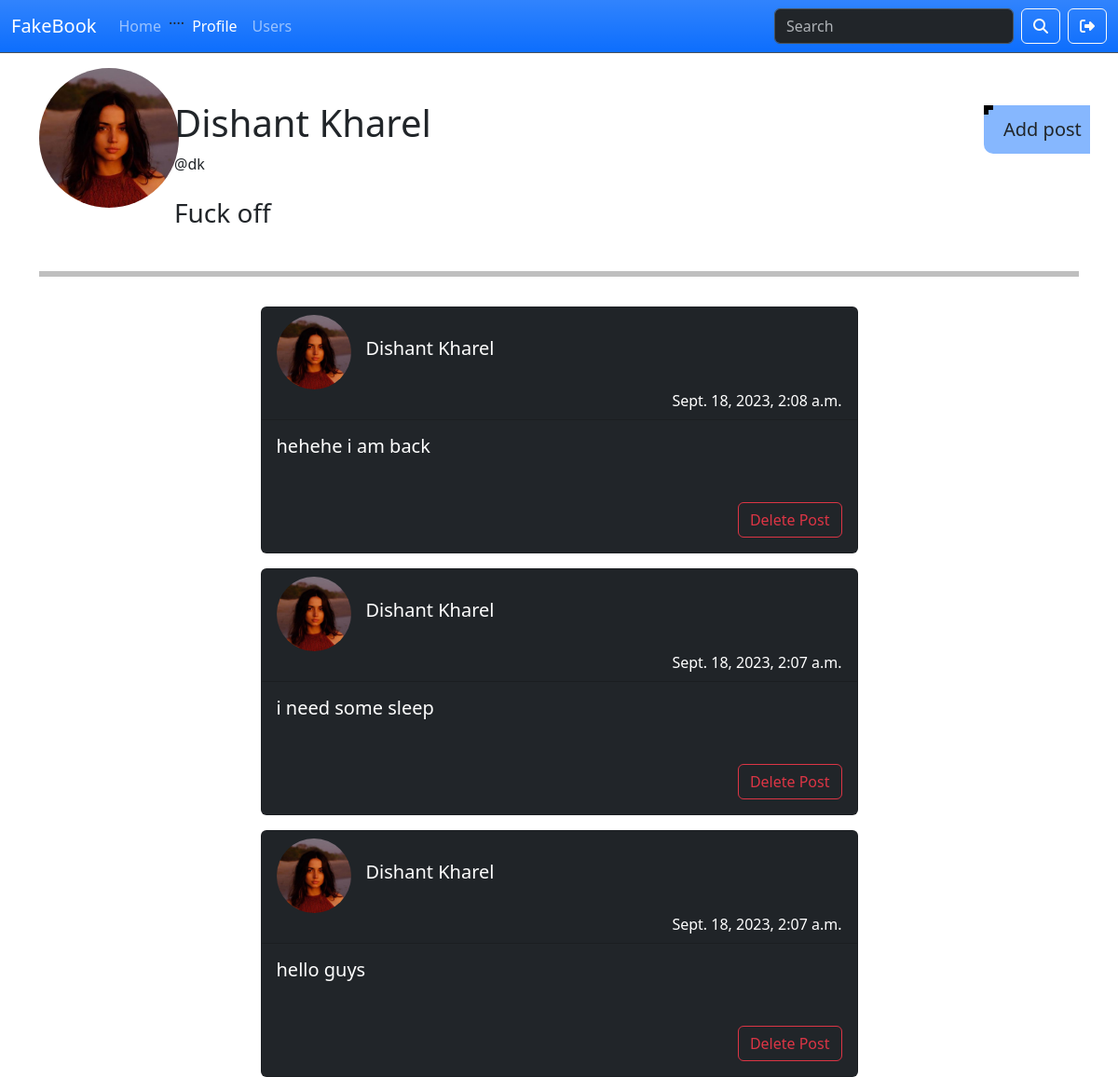
/profile/ (signed in), run on the app's committed database.
### userdatas/models.py (models this page shows, shortened)
class UserProfile(models.Model):
    user        = models.ForeignKey(User, on_delete= models.CASCADE)
    profile_pic = models.ImageField(upload_to='profile', default="profile/defaultprofile.jpg")
    bio         = models.TextField(max_length= 100, null= True, blank= True)
    timestamp   = models.DateTimeField(auto_now_add=True)
    class Meta:
        ordering = ['-timestamp']

class UserPost(models.Model):
    user        = models.ForeignKey(User, on_delete=models.CASCADE)
    feed_photo  = models.ImageField(upload_to='images', null= True, blank= True)
    status      = models.TextField(max_length= 100, null= True, blank= True)
    timestamp   = models.DateTimeField(auto_now_add=True)
    class Meta:
        ordering = ['-timestamp']

### userdatas/views.py (the view, shortened to what this page needs)
# urls.py: path('profile/', user_profile, name="user profile"),
@login_required(login_url="/login/")
def user_profile(request,*args,**kwargs):
    userprofile = UserProfile.objects.filter(user= request.user)
    if not userprofile.exists():
        return redirect('/')
    userpost= UserPost.objects.filter(user= request.user)
    context={
        'userprofiles' : userprofile,
        'userposts': userpost
    }
    return render(request,"userprofile.html", context)

### template/userprofile.html (shortened to what this page needs)
{% extends 'basic.html' %}
{% block head %} <a class="nav-link" aria-current="page" href="/">Home</a> {% endblock %}
{% block profile %} <a class="nav-link active" href="/profile/">Profile</a>  {% endblock %}
{% block body %}
    {% for userprofile in userprofiles %}
        <div class="container my-3 overflow-hidden">
            <div class="row">
                <div class="col-md-3">
                    <img src="/media/{{userprofile.profile_pic}}" alt="Profile Image" class="img-fluid circle-image">
                </div>
                <div class="col-md-9 center-vertically">
                    <h1>{{userprofile.user.first_name}} {{userprofile.user.last_name}}</h1>
                      @{{userprofile.user.username}}<br><br>
                    <h3>{{userprofile.bio}}</h3>
                </div><br><br><br><br><br><br>
                <button class="btn add " id="showFormButton">Add post </button>
            </div><hr>
        </div>
    {% for userpost in userposts %}
    {% if userpost.feed_photo or userpost.status %}
    <div class="container mt-3">
        <div class="row justify-content-center align-items-center">
            <div class="col-md-7">
                <div class="card text-bg-dark">
                    <div class="card-header">
                        <div class="d-flex align-items-center">
                            <img src="/media/{{userprofile.profile_pic}}" alt="Profile Image" class="img-fluid circle-image" style="max-width: 80px; max-height: 80px;">
                            <div class="ms-3">
                            <h5>{{userprofile.user.first_name}} {{userprofile.user.last_name}}</h5>
                            </div>
                        </div>
                        <div class="text-sm-end">
                            {{ userpost.timestamp }}
                        </div>
                    </div>
                    <div class="card-body">
                        {% if userpost.status %}
                        <h5 class="card-title">{{ userpost.status}}</h5><br>
                        {% endif %}
                        <div class="d-flex justify-content-end">
                            <a class="btn btn-outline-danger mt-3" href="/delete_post/{{userpost.id}}">Delete Post</a>
                        </div>
                    </div>
                </div>
            </div>
        </div>
    </div>
    {% endif %}
    {% endfor %}
    {% endfor %}
{% endblock %}

### template/basic.html (shortened to what this page needs)
<!DOCTYPE html>
<html lang="en">
<head>
   <link rel="stylesheet" href="https://cdnjs.cloudflare.com/ajax/libs/font-awesome/6.4.2/css/all.min.css">
  <link href="https://cdn.jsdelivr.net/npm/bootstrap@5.3.1/dist/css/bootstrap.min.css" rel="stylesheet">
</head>
<body>
{% block navbar %}
<nav class="navbar navbar-expand-lg bg-primary bg-gradient border-bottom border-body " data-bs-theme="dark">
  <div class="container-fluid">
    <a class="navbar-brand" href="#">FakeBook</a>
    <div class="collapse navbar-collapse" id="navbarSupportedContent">
      <ul class="navbar-nav me-auto mb-2 mb-lg-0">
        <li class="nav-item">
          {% block head %} <a class="nav-link active" aria-current="page" href="/">Home</a> {% endblock %}
          {% if request.resolver_match.url_name %}
            <li class='..... active'>....</li>
          {% else %}
            <li class='...'> ....</li>
          {% endif %}
        </li>
        <li class="nav-item">
          {% block profile %} <a class="nav-link" href="/profile/">Profile</a>  {% endblock %}
        </li>
        <li class="nav-item">
          {% block users %} <a class="nav-link" href="/users/">Users</a>  {% endblock %}
        </li>
      </ul>
      <form class="d-flex" role="search" method="get" action="/search">
        <input class="form-control me-2 btn-outline-light " type="search" placeholder="Search" aria-label="Search" name="search">
        <button class="btn btn-outline-light  px-2.5" type="submit"><i class="fa-solid fa-magnifying-glass"></i></button>
        <a href="/logout/" class="btn btn-outline-light text-light ms-2"><i class="fa-solid fa-right-from-bracket"></i></a>
      </form>
    </div>
  </div>
</nav>
{% endblock %}
    {% block body %}
    {% endblock %}
</body>
</html>

### data on the page
UserProfile: profile_pic (picture), user.first_name "Dishant", user.last_name "Kharel", user.username "dk", bio "Fuck off"
UserPost: profile_pic (picture), timestamp "Sept. 18, 2023, 2:08 a.m.", status "hehehe i am back"
UserPost: profile_pic (picture), timestamp "Sept. 18, 2023, 2:07 a.m.", status "i need some sleep"
UserPost: profile_pic (picture), timestamp "Sept. 18, 2023, 2:07 a.m.", status "hello guys"
